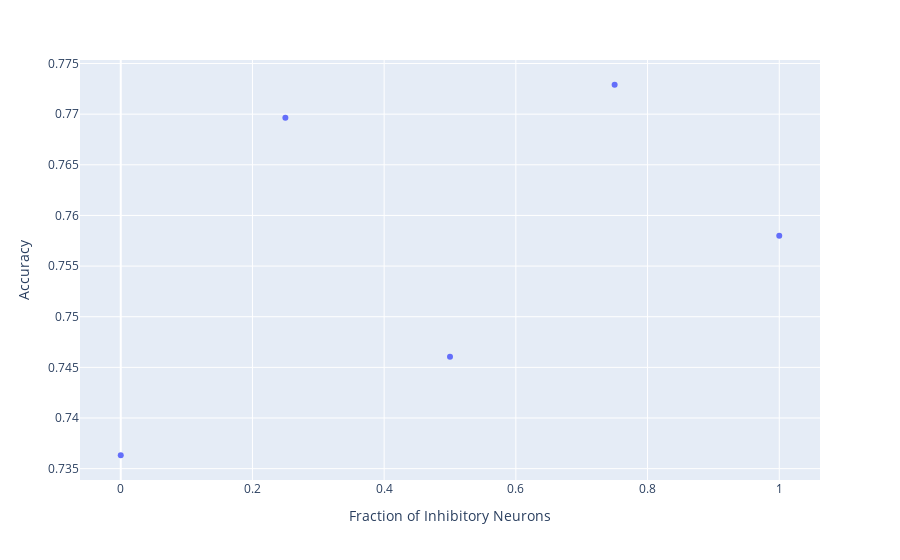

Here is the notebook cell this chart was saved with:
### Code cell
import plotly.express as px
import pandas as pd
import scipy as scp
from scipy import stats
x = [metaparameters['test_accuracies'][i][0] for i in range(5)]
y = [metaparameters['test_accuracies'][i][1] for i in range(5)]
df=pd.DataFrame({'Fraction of Inhibitory Neurons':x,'Accuracy':y})
px.scatter(df,x='Fraction of Inhibitory Neurons',y='Accuracy')

### Figure 1 — Plotly figure (JSON) as saved in the notebook; plotly's stock layout.template omitted (floating-point values rounded to 4 significant figures)
{"data": [{"hovertemplate": "Fraction of Inhibitory Neurons=%{x}<br>Accuracy=%{y}<extra></extra>", "legendgroup": "", "marker": {"color": "#636efa", "symbol": "circle"}, "mode": "markers", "name": "", "orientation": "v", "showlegend": false, "type": "scatter", "x": [0, 0.25, 0.5, 0.75, 1], "xaxis": "x", "y": [0.7363, 0.7696, 0.7461, 0.7729, 0.758], "yaxis": "y"}], "layout": {"legend": {"tracegroupgap": 0}, "margin": {"t": 60}, "xaxis": {"anchor": "y", "domain": [0, 1], "title": {"text": "Fraction of Inhibitory Neurons"}}, "yaxis": {"anchor": "x", "domain": [0, 1], "title": {"text": "Accuracy"}}}}
